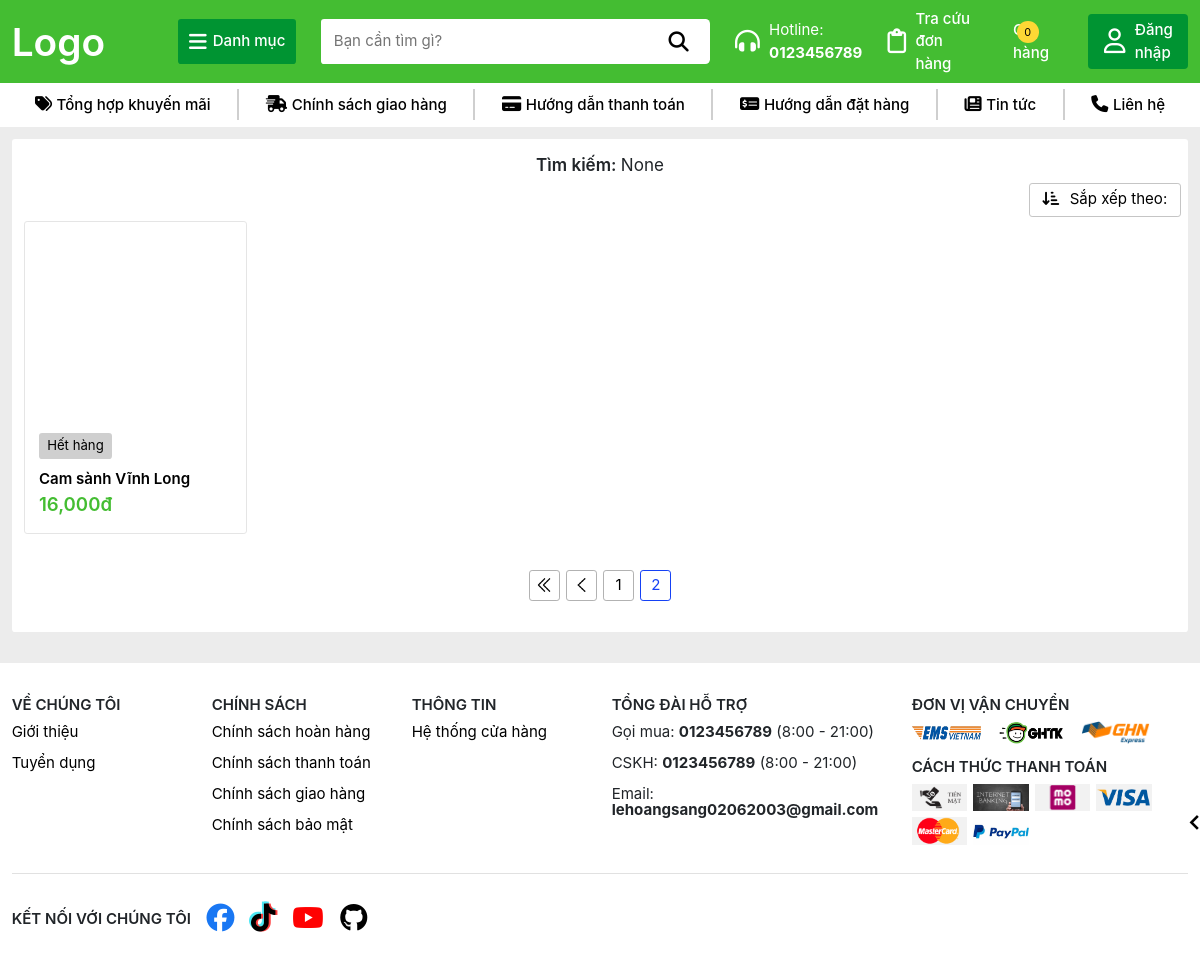
The app's page /timkiem/?page=2 with its own data.
### TraiCay/models.py (models this page shows, shortened)
class SanPham(models.Model):
    MaSP = models.CharField(max_length=10, primary_key=True)
    MaLoai = models.ForeignKey(Loai, on_delete=models.SET_NULL, null=True)
    TenSP = models.CharField(max_length=100, unique=True)
    DonGia = models.DecimalField(max_digits=10, decimal_places=2)
    MoTa = models.TextField()
    def HinhAnh(self):
        hinhanhsp = self.hinhanhsp_set.first()
        return hinhanhsp.HinhAnh if hinhanhsp else None
    def TonKho(self):
        return sum([chitiet.SoLuongTon for chitiet in self.chitietkho_set.all()])

### TraiCay/views.py (the view)
# urls.py: path('timkiem/', views.tim_kiem, name='TimKiem'),
def tim_kiem(request):
    query = request.GET.get('q')
    if query:
        sanpham = SanPham.objects.filter(TenSP__icontains=query)
    else:
        sanpham = SanPham.objects.all()
    sort = request.GET.get('s')
    if sort == 'random':
        sanpham = sanpham.order_by('?')
    elif sort == 'p-asc':
        sanpham = sanpham.order_by('DonGia')
    elif sort == 'p-desc':
        sanpham = sanpham.order_by('-DonGia')
    elif sort == 'n-asc':
        sanpham = sanpham.order_by('TenSP')
    elif sort == 'n-desc':
        sanpham = sanpham.order_by('-TenSP')
    limit = 20
    page = request.GET.get('page', 1)
    sanpham_paginator = Paginator(sanpham, limit)
    try:
        sanpham_page = sanpham_paginator.get_page(page)
    except PageNotAnInteger:
        sanpham_page = sanpham_paginator.get_page(1)
    except EmtyPage:
        sanpham_page = sanpham_paginator.get_page(sanpham_paginator.num_pages)
    current_page = sanpham_page.number
    num_pages = sanpham_paginator.num_pages
    page_range = sanpham_paginator.page_range
    previous_page = current_page - 1
    next_page = current_page + 1
    start_page = current_page - 1 if current_page > 1 else 1
    end_page = current_page + 1 if current_page < num_pages else num_pages
    context = {
        'value': query,
        'Fruits': sanpham_page,
        'current_page': current_page,
        'num_pages': num_pages,
        'page_range': page_range,
        'previous_page': previous_page,
        'next_page': next_page,
        'start_page': start_page,
        'end_page': end_page,
    }
    return render(request, 'timkiem.html', context)

### TraiCay/templates/timkiem.html (shortened to what this page needs)
{% extends 'layout/base.html' %}
{% block content %}
    {% load humanize %}
    {% load static %}
<section class="search-list">
    <div class="search-value d-flex align-items-center justify-content-center">
        <h3>
            Tìm kiếm:
            <span>{{value}}</span>
        </h3>
    </div>
    {% if not Fruits %}
        <div class="search-error d-flex flex-column align-items-center">
            <div class="error-search-image d-flex justify-content-center">
                <img src="{% static 'images/emotes/genshin-impact-emote.png' %}" alt="" />
            </div>
            <form action="/timkiem" method="GET" class="form-search-error d-flex">
                <input type="search" class="input-search-error" name="q" value="{{value}}" placeholder="Tìm kiếm" />
                <button class="submit-search-error" type="submit">Tìm kiếm</button>
            </form>
            <div class="error-search-message d-flex flex-column align-items-center">
                <span>
                    Rất tiếc, chúng tôi không tìm thấy kết quả cho từ khóa của bạn
                </span>
                <span>
                    Vui lòng kiểm tra chính tả, sử dụng các từ tổng quát hơn và thử lại!
                </span>
            </div>
        </div>
    {% else %}
        <div class="sort-dropdown-box d-flex justify-content-end">
            <div class="sort-dropdown">
                <button class="sort-dropdown-btn">
                    <i class="fa-solid fa-arrow-down-short-wide"></i>
                    Sắp xếp theo:
                </button>
            </div>
        </div>
        <div class="product-search-item-list">
            {% for fruit in Fruits %}
                <div class="product-search-item">
                    <div class="product-box">
                        <a href="/sanpham/{{fruit.MaSP}}" class="product-link">
                            <div class="product-image lazy-loading">
                            </div>
                        </a>
                        {% if fruit.TonKho <= 0 %}
                            <div class="out-of-stock mt-1 text-center">
                                Hết hàng
                            </div>
                        {% endif %}
                        <a href="/sanpham/{{fruit.MaSP}}" class="product-link">
                            <div class="product-name">
                                {{fruit.TenSP}}
                            </div>
                        </a>
                        <div class="product-price d-flex align-items-center">
                            <span>{{ fruit.DonGia|floatformat:"0"|intcomma }}đ</span>
                        </div>
                    </div>
                </div>
            {% endfor %}
        </div>
    {% endif %}
    <div class="pagination-box d-flex justify-content-center align-items-center">
        {% if num_pages > 1 %}
        <ul class="pagination d-flex align-items-center p-0 m-0">
            {% if current_page > 1 %}
                <li class="pagination-item">
                    <a href="?page=1">
                        <img src="{% static 'images/icons/double-chevron-left.png' %}" alt="" class="pagination-icon" />
                    </a>
                </li>
                <li class="pagination-item">
                    <a href="?page={{ previous_page }}">
                        <img src="{% static 'images/icons/chevron-left.png' %}" alt="" class="pagination-icon" />
                    </a>
                </li>
            {% endif %}
            {% for page_num in page_range %}
                {% if page_num >= start_page and page_num <= end_page %}
                    <li class="pagination-item {% if page_num == current_page %}active{% endif %}">
                        <a href="?page={{ page_num }}">
                            {{ page_num }}
                        </a>
                    </li>
                {% endif %}
            {% endfor %}
        </ul>
    {% endif %}
    </div>
</section>
{% endblock %}

### static/css/home.css (style rules this page uses)
.product-box { background: #ffff; border-radius: 0.2rem; padding: 0.9rem; overflow: hidden; border: 1px solid transparent; position: relative; height: 100%; }
.out-of-stock { border-radius: 0.2rem; padding: 0.2rem 0.5rem; background: #cfcfcf; color: #000000; width: 4.7rem; font-size: 0.85rem; }
.product-name { padding-top: 0.6rem; font-weight: 600; color: #000000; overflow: hidden; text-overflow: ellipsis; display: -webkit-box; -webkit-line-clamp: 2; -webkit-box-orient: vertical; }
.product-image { width: 100%; height: auto; aspect-ratio: 1; display: grid; place-items: center; }
.product-price span { color: var(--primary-color); font-weight: 600; font-size: 1.2rem; }
.product-link { text-decoration: none; }

### static/css/style.css (style rules this page uses)
:root { --primary-color: var(--primary-color-4); --primary-color-hover: #7ffba9; --primary-color-1: #7d5fff; --primary-color-2: #0652DD; --primary-color-3: #FC427B; --primary-color-4: #44bd32; --primary-color-5: #e30019; --primary-color-1-hover: #af9dff; --primary-color-2-hover: #548ffa; --primary-color-3-hover: #ff96b6; --primary-color-4-hover: #7ffba9; --primary-color-5-hover: #fba5a5; --content-color-black: #000000; --content-color-white: #ffffff; --header-btn-background: #009432; --header-btn-background-1: #5129ff; --header-btn-background-2: #387dfc; --header-btn-background-3: #FD7272; --header-btn-background-4: #009432; --header-btn-background-5: #be1529; --trans-all-05: all .5s ease; --trans-all-04: all .4s ease; --trans-all-03: all .3s ease; --trans-all-02: all .2s ease; }
html { scroll-behavior: smooth; }
* { padding: 0; margin: 0; font-size: 0.97rem; font-family: 'SF Pro Display'; }

### static/css/collections.css (style rules this page uses)
.search-value { padding-top: 1rem; }
.search-value h3 { font-size: 1.1rem; font-weight: 600; }
.search-value h3 span { font-size: 1.1rem; font-weight: normal; }
.product-search-item-list { display: grid; grid-template-columns: repeat(5, 1fr); }
.product-search-item { padding: 0.3rem; }
.product-search-item .product-box { border: 1px solid #e5e5e5; }
.sort-dropdown { position: relative; width: auto; }
.sort-dropdown-btn { border: 1px solid #c5c5c5; padding: 0.3rem 0.8rem; border-radius: 0.2rem; background: none; }
.sort-dropdown-btn i { margin-right: 0.4rem; }
.pagination-box { margin: 2rem 0 1rem 0; column-gap: 0.4rem; }
.pagination-btn, .pagination-item { width: 2rem; aspect-ratio: 1; display: grid; place-items: center; background: none; border-radius: 0.2rem; border: 1px solid #b2b2b2; }
.pagination-icon { width: 70%; }
.pagination { column-gap: 0.4rem; }
.pagination-item.active { border: 1px solid #1541f5; }
.pagination-item.active a { color: #1541f5; }
.pagination-item a { width: 100%; height: 100%; display: grid; place-items: center; text-decoration: none; color: #000000; }

### records on screen
SanPham: shows "Hết hàng", TenSP "Cam sành Vĩnh Long", DonGia "16,000"

### other values on screen
{{ value }} "None"
{{ page_num }} "1" "2"
